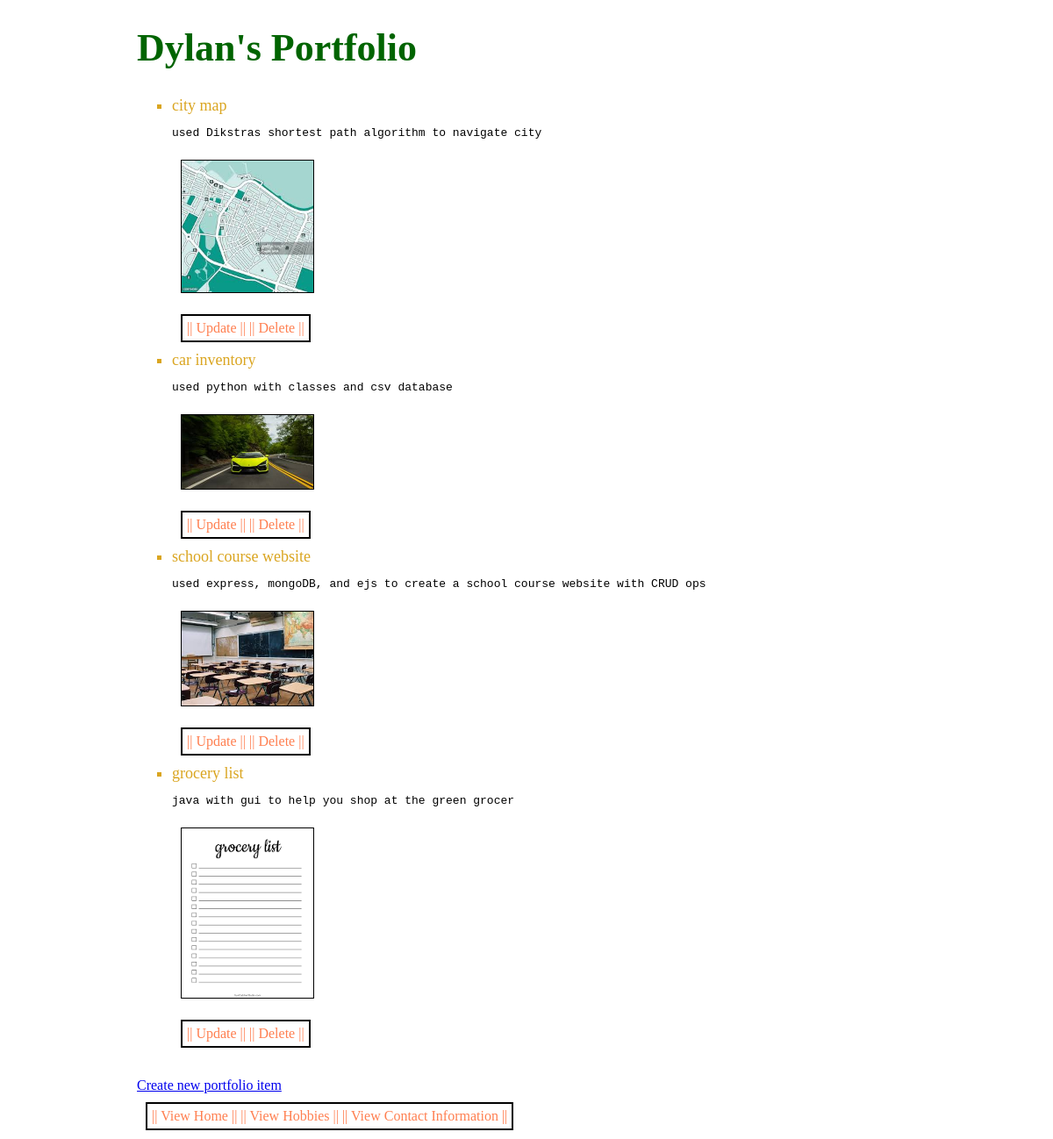
Before: /portfolioItem/ with the older database file.
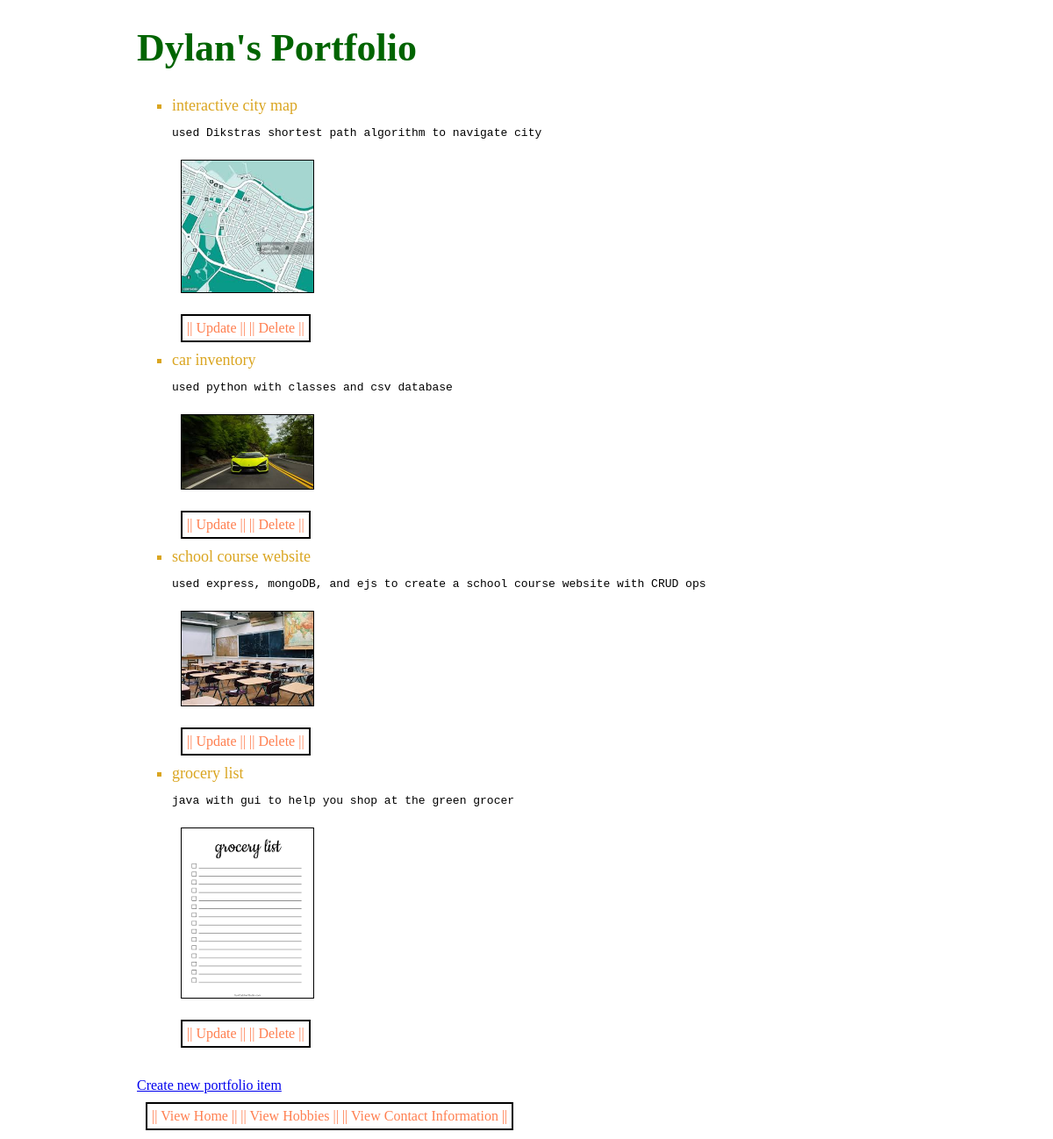
After: the same page with the newer database file.
### items/models.py (models this page shows, shortened)
class PortfolioItem(models.Model):
    name = models.CharField(max_length=100)
    description = models.TextField()
    img_path = models.CharField(max_length=100, blank=True, null=True)

### items/views.py (the view)
# urls.py: path("portfolioItem/", views.portfolioItem, name="portfolioItem"),
def portfolioItem(request):
    portfolioItemList = PortfolioItem.objects.all()
    context = {"portfolioItemList": portfolioItemList, "apis": apis}
    return render(request, "items/portfolioItem.html", context)

### items/templates/items/portfolioItem.html (shortened to what this page needs)
{% load static %}
<!DOCTYPE html>
<html>
  <head>
    <link href="{% static 'css/styles.css' %}" rel="stylesheet" />
  </head>
  <body>
    <div class="content">
      <h1>Dylan's Portfolio</h1>
      <ul>
        {% for pi in portfolioItemList %}
        <li>{{pi.name}}</li>
        <pre>{{pi.description}}</pre>
        {% if pi.img_path %}
        <img src="{% static pi.img_path %}" alt="{{ pi.name }}" width="150" />
        {% endif %}
        <div id="home-links">
          <a href="{% url 'portfolioUpdate' pi.pk %}">|| Update ||</a>
          <a href="{% url 'portfolioDelete' pi.pk %}">|| Delete ||</a>
        </div>
        {% endfor %}
      </ul>
      <br />
      <a href="{% url 'portfolioCreate' %}">Create new portfolio item</a>
      <br />
      <div id="home-links">
        {% for api in apis %} {% if api.name != "View Portfolio Items" %}
        <a href="{{ api.path }}">|| {{ api.name }} ||</a>
        {% endif %} {% endfor %}
      </div>
    </div>
  </body>
</html>

Changed rows visible on the page:
changed PortfolioItem "used Dikstras shortest path algorithm to navigate city": name "city map" → "interactive city map"
